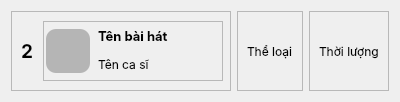
            <widget class="QWidget" name="cardframe_5" native="true">
             <property name="sizePolicy">
              <sizepolicy hsizetype="Preferred" vsizetype="Fixed">
               <horstretch>0</horstretch>
               <verstretch>0</verstretch>
              </sizepolicy>
             </property>
             <property name="maximumSize">
              <size>
               <width>1440</width>
               <height>100</height>
              </size>
             </property>
             <property name="font">
              <font>
               <family>Inter</family>
              </font>
             </property>
             <layout class="QHBoxLayout" name="horizontalLayout_32">
              <item>
               <widget class="QFrame" name="frame_17">
                <property name="minimumSize">
                 <size>
                  <width>220</width>
                  <height>80</height>
                 </size>
                </property>
                <property name="maximumSize">
                 <size>
                  <width>220</width>
                  <height>80</height>
                 </size>
                </property>
                <property name="frameShape">
                 <enum>QFrame::StyledPanel</enum>
                </property>
                <property name="frameShadow">
                 <enum>QFrame::Raised</enum>
                </property>
                <layout class="QHBoxLayout" name="horizontalLayout_33">
                 <item>
                  <widget class="QLabel" name="label_14">
                   <property name="minimumSize">
                    <size>
                     <width>16</width>
                     <height>16</height>
                    </size>
                   </property>
                   <property name="maximumSize">
                    <size>
                     <width>16</width>
                     <height>16</height>
                    </size>
                   </property>
                   <property name="font">
                    <font>
                     <family>Inter</family>
                     <pointsize>14</pointsize>
                     <weight>75</weight>
                     <bold>true</bold>
                    </font>
                   </property>
                   <property name="text">
                    <string>2</string>
                   </property>
                  </widget>
                 </item>
                 <item>
                  <widget class="QFrame" name="frame_18">
                   <property name="minimumSize">
                    <size>
                     <width>180</width>
                     <height>60</height>
                    </size>
                   </property>
                   <property name="maximumSize">
                    <size>
                     <width>180</width>
                     <height>60</height>
                    </size>
                   </property>
                   <property name="frameShape">
                    <enum>QFrame::StyledPanel</enum>
                   </property>
                   <property name="frameShadow">
                    <enum>QFrame::Raised</enum>
                   </property>
                   <layout class="QHBoxLayout" name="horizontalLayout_34">
                    <property name="leftMargin">
                     <number>0</number>
                    </property>
                    <property name="topMargin">
                     <number>0</number>
                    </property>
                    <property name="rightMargin">
                     <number>0</number>
                    </property>
                    <property name="bottomMargin">
                     <number>0</number>
                    </property>
                    <item>
                     <widget class="QLabel" name="label_15">
                      <property name="maximumSize">
                       <size>
                        <width>44</width>
                        <height>44</height>
                       </size>
                      </property>
                      <property name="styleSheet">
                       <string notr="true">background-color:rgb(181, 181, 181);
border-radius: 10px;</string>
                      </property>
                      <property name="text">
                       <string/>
                      </property>
                      <property name="pixmap">
                       <pixmap>resources.qrc/music-player.svg</pixmap>
                      </property>
                      <property name="scaledContents">
                       <bool>true</bool>
                      </property>
                     </widget>
                    </item>
                    <item>
                     <layout class="QVBoxLayout" name="verticalLayout_6">
                      <property name="spacing">
                       <number>4</number>
                      </property>
                      <item>
                       <widget class="QLabel" name="label_16">
                        <property name="minimumSize">
                         <size>
                          <width>120</width>
                          <height>20</height>
                         </size>
                        </property>
                        <property name="maximumSize">
                         <size>
                          <width>120</width>
                          <height>20</height>
                         </size>
                        </property>
                        <property name="font">
                         <font>
                          <family>Inter</family>
                          <pointsize>10</pointsize>
                          <weight>75</weight>
                          <bold>true</bold>
                         </font>
                        </property>
                        <property name="text">
                         <string>Tên bài hát</string>
                        </property>
                       </widget>
                      </item>
                      <item>
                       <widget class="QLabel" name="label_23">
                        <property name="minimumSize">
                         <size>
                          <width>120</width>
                          <height>20</height>
                         </size>
                        </property>
                        <property name="maximumSize">
                         <size>
                          <width>120</width>
                          <height>20</height>
                         </size>
                        </property>
                        <property name="font">
                         <font>
                          <family>Inter</family>
                         </font>
                        </property>
                        <property name="text">
                         <string>Tên ca sĩ</string>
                        </property>
                       </widget>
                      </item>
                     </layout>
                    </item>
                   </layout>
                  </widget>
                 </item>
                </layout>
               </widget>
              </item>
              <item>
               <widget class="QFrame" name="frame_19">
                <property name="frameShape">
                 <enum>QFrame::StyledPanel</enum>
                </property>
                <property name="frameShadow">
                 <enum>QFrame::Raised</enum>
                </property>
                <layout class="QHBoxLayout" name="horizontalLayout_35">
                 <item alignment="Qt::AlignHCenter">
                  <widget class="QLabel" name="label_24">
                   <property name="text">
                    <string>Thể loại</string>
                   </property>
                  </widget>
                 </item>
                </layout>
               </widget>
              </item>
              <item>
               <widget class="QFrame" name="frame_20">
                <property name="frameShape">
                 <enum>QFrame::StyledPanel</enum>
                </property>
                <property name="frameShadow">
                 <enum>QFrame::Raised</enum>
                </property>
                <layout class="QHBoxLayout" name="horizontalLayout_36">
                 <item alignment="Qt::AlignHCenter">
                  <widget class="QLabel" name="label_25">
                   <property name="text">
                    <string>Thời lượng</string>
                   </property>
                  </widget>
                 </item>
                </layout>
               </widget>
              </item>
             </layout>
            </widget>
